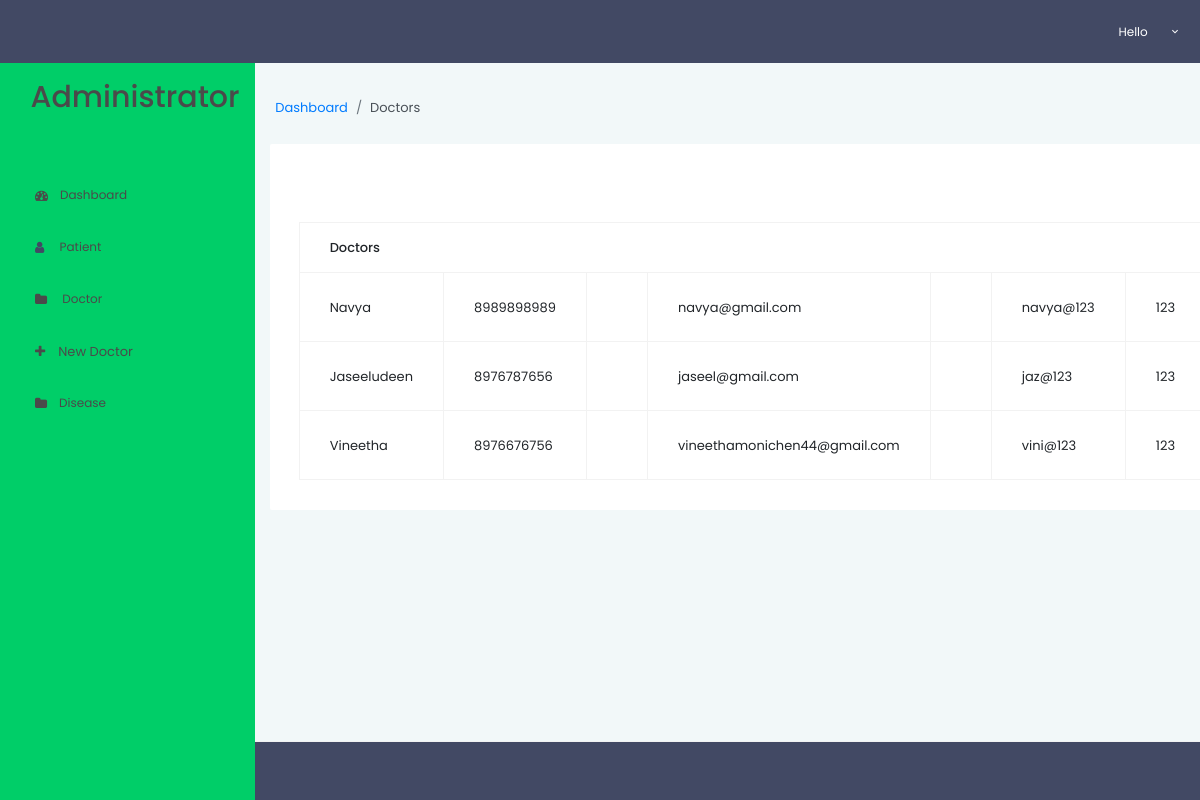
Screenshot of /view_all_doctors/ with the database file from the repository.
### park_app/models.py (models this page shows)
class Register_details(models.Model):
    doctor_name=models.CharField(max_length=200)
    mobile=models.CharField(max_length=200)
    email=models.EmailField(max_length=200)
    job_level=models.CharField(max_length=200,default="Junior")
    username=models.CharField(max_length=200)
    password=models.CharField(max_length=200)
    image=models.FileField(upload_to="")
    dt=models.DateField(auto_now_add=True)
    tm=models.TimeField(auto_now_add=True)
    status=models.CharField(max_length=200)

### park_app/views.py (the view)
# urls.py: path('view_all_doctors/',views.view_all_doctors),
def view_all_doctors(request):
    data=Register_details.objects.all()
    return render(request, "view_all_doctors.html",{"data":data})

### park_app/templates/view_all_doctors.html (shortened to what this page needs)
{% extends 'layout1.html' %}
{% load static %}
          {% block content %}
      <div class="main-panel">
        <div class="content-wrapper">
          <div class="row">
            <div class="row">
            <nav aria-label="breadcrumb">
                    <ol class="breadcrumb">
                        <li class="breadcrumb-item"><a href="/dashboard/">Dashboard</a></li>
                        <li class="breadcrumb-item active" aria-current="page">Doctors </li>
                    </ol>
                </nav>
            <div class="col-lg-12 grid-margin">
              <div class="card">
                <div class="card-body">
                  <div class="table-responsive">
                    <table class="table table-bordered">
                      <thead>
                        <tr>
                          <th>
                           Doctors
                          </th>
                        </tr>
                      </thead>
                      <tbody>
  {% for i in data  %}
                        <tr>
                            <td>
                           {{i.doctor_name}}
                          </td>
                            <td>
                           {{i.mobile}}
                          </td>
                                                      <td>
                          </td>
                                                      <td>
                           {{i.email}}
                          </td>
                                                      <td>
                          </td>
                                                      <td>
                           {{i.username}}
                          </td>
                                                      <td>
                           {{i.password}}
                          </td>
                        </tr>
                        {% endfor %}
                      </tbody>
                    </table>
                  </div>
                </div>
              </div>
            </div>
          </div>
        </div>
      </div>
        {% endblock content %}

### rows the page displays
Register_details: doctor_name "Navya", mobile "8989898989", email "navya@gmail.com", username "navya@123", password "123"
Register_details: doctor_name "Jaseeludeen", mobile "8976787656", email "jaseel@gmail.com", username "jaz@123", password "123"
Register_details: doctor_name "Vineetha", mobile "8976676756", email "vineethamonichen44@gmail.com", username "vini@123", password "123"
